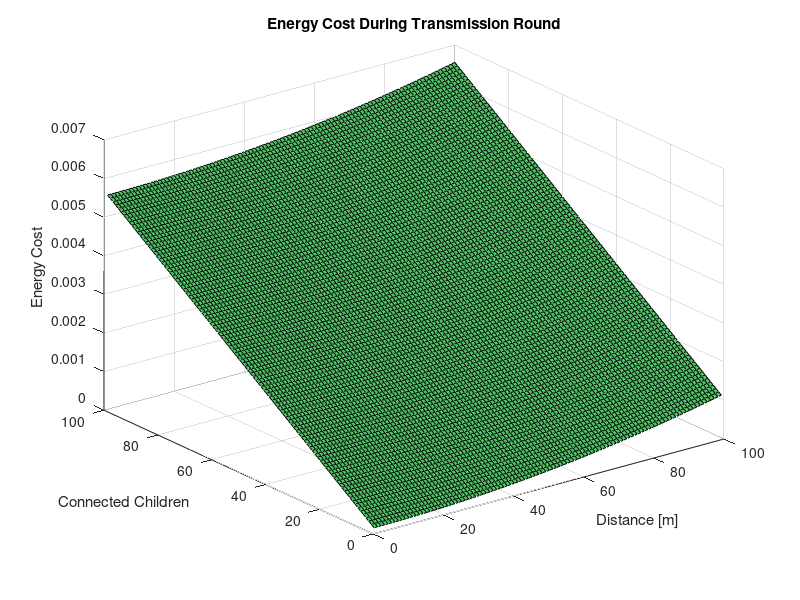
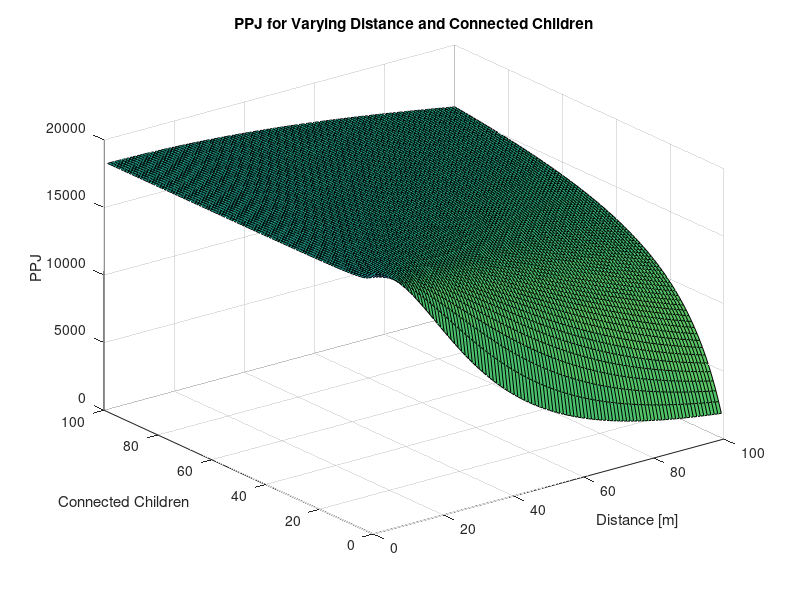
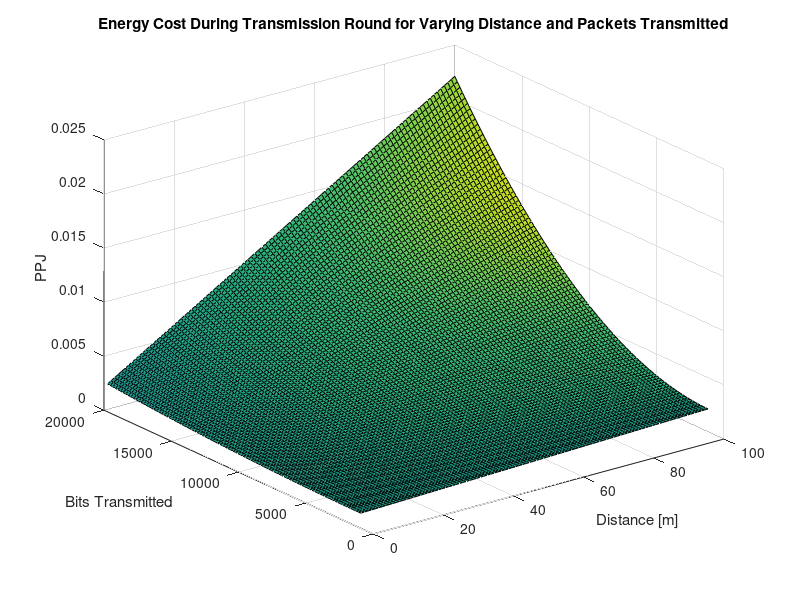
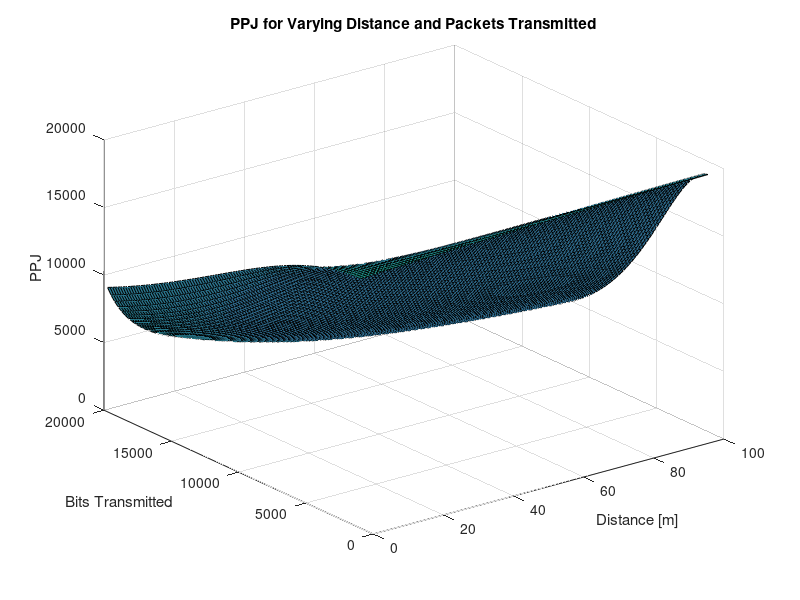

MATLAB code to generate these figures, in order:
clc, clear all, close all
Eelec = 50*10^(-9);   	% Energy required to run circuity (both for transmitter and receiver), units in Joules/bit
Eamp = 100*10^(-12);  	% Transmit Amplifier Types, units in Joules/bit/m^2 (amount of energy spent by the amplifier to transmit the bits)
EDA = 5*10^(-9);      	% Data Aggregation Energy, units in Joules/bit
k = 1000;

maxDist = 100;
d = [1:maxDist];



conChildr = [1:maxDist];
nrj = zeros(maxDist);
nrj_dtr = zeros(maxDist);

b = 1000;

for i = 1:maxDist
    ERx = conChildr(i)*((Eelec + EDA)*k);
    for j = 1:maxDist
        ETx = Eelec * b + Eamp * b * d(j)^2;
        nrj(i, j) = ERx + ETx;
    end
end

conCh = 20;
dtr = 1190:190:20000;
ERx = conCh*((Eelec + EDA)*k);
for it = 1:maxDist
    for j = 1:maxDist
        ETx = dtr(j)*(Eelec + Eamp * d(it)^2);
        nrj_dtr(it, j) = ERx + ETx;
    end
end



ppJ = (b.*ones(maxDist) + k.*ones(maxDist).*conChildr')./(k.*(nrj));

ppJ_dtr = (dtr.*ones(maxDist) + k.*ones(maxDist).*conCh)./(k.*(nrj_dtr));

figure(1)
surfl(d, conChildr, nrj)
title('Energy Cost During Transmission Round')
xlabel('Distance [m]')
ylabel('Connected Children')
zlabel('Energy Cost')

figure(2)
surfl(d, conChildr,ppJ)
title('PPJ for Varying Distance and Connected Children')
xlabel('Distance [m]')
ylabel('Connected Children')
zlabel('PPJ')

figure(3)
surfl(d, dtr,nrj_dtr)
title('Energy Cost During Transmission Round for Varying Distance and Packets Transmitted')
xlabel('Distance [m]')
ylabel('Bits Transmitted')
zlabel('PPJ')

figure(4)
surfl(d, dtr,ppJ_dtr)
title('PPJ for Varying Distance and Packets Transmitted')
xlabel('Distance [m]')
ylabel('Bits Transmitted')
zlabel('PPJ')
